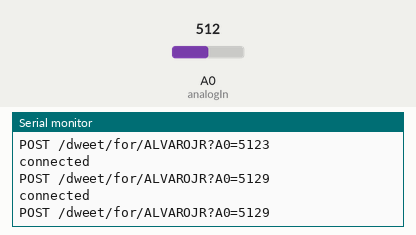
This sketch was run on a simulated Arduino Uno, built with avr-gcc and run on an emulated ATmega328P. On the bench: the last lines printed to the serial monitor. The test bench sets the inputs (shaded band); at power-on: A0 (analogIn) = 512. WiFi joins after 1.5 s; servers stay silent unless stated; random numbers use the default seed unless the sketch sets one.

Above: at 2.2 s.
2.3 s: A0 (analogIn) set to 716
At 2.63 s:
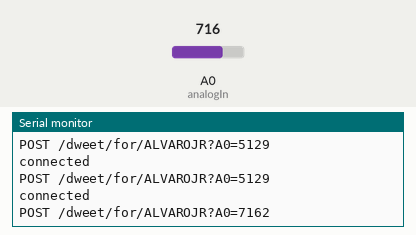
3.8 s: A0 (analogIn) set to 900
At 3.84 s:
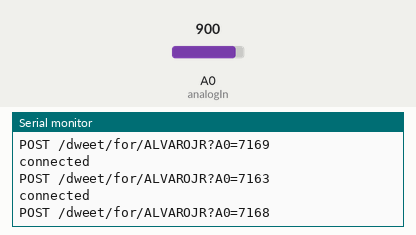
Timing chart, 0 to 6.8 s (numbered marks = the images above; inputs shaded):
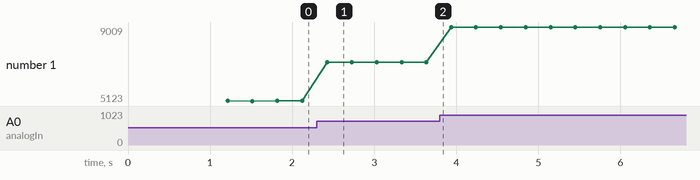

The sketch:

FREEBOARD.ino
```cpp
//https://freeboard.io/board/THxpLr
//https://dweet.io/follow/ALVAROJR
#include <SPI.h>
#include <Ethernet.h>

const int analogIn = A0;
int analogVal = 0;
const int label = 23;
int NUM = random(1,100);

byte mac[] = { 0xDE, 0xAD, 0xBE, 0xEF, 0xFE, 0xED };
IPAddress ip(192, 168, 0, 14);

EthernetClient client;

char server[] = "www.dweet.io";

unsigned long lastConnectionTime = 0;             // last time you connected to the server, in milliseconds
const unsigned long postingInterval = 100L * 1L;   // delay between updates, in milliseconds // the "L" is needed to use long type numbers

void setup()
{ Serial.begin(9600);
  Serial.println("--- Start ---");
  delay(1000);
  Ethernet.begin(mac, ip);
  Serial.print("My IP address: ");
  Serial.println(Ethernet.localIP()); }

void loop()
{  if (client.available()) {
      char c = client.read();
      Serial.write(c); }
   if (millis() - lastConnectionTime > postingInterval) {
      httpRequest(); }}

void httpRequest()
{  client.stop();
   if (client.connect(server, 80)) {
      Serial.println("connected");

      analogVal = analogRead(analogIn);

      String s = "POST /dweet/for/ALVAROJR?A0=";
      s.concat(analogVal);
      Serial.print(s);
      client.print(s);

      Serial.println(random(1,10));
      client.print("&label=");
      client.println(random(1,10));

      client.println("Host: www.dweet.io");
      client.println("Connection: close");
      client.println();

      lastConnectionTime = millis(); }
    else { Serial.println("connection failed"); }}
```

Measured:
- after the input at 2.3 s, the serial monitor: prints a new line after 0.13 s (image 1)
- plotted number 1: 5129 → 7168 after the input at 2.3 s, 7168 → 9001 after the input at 3.8 s
